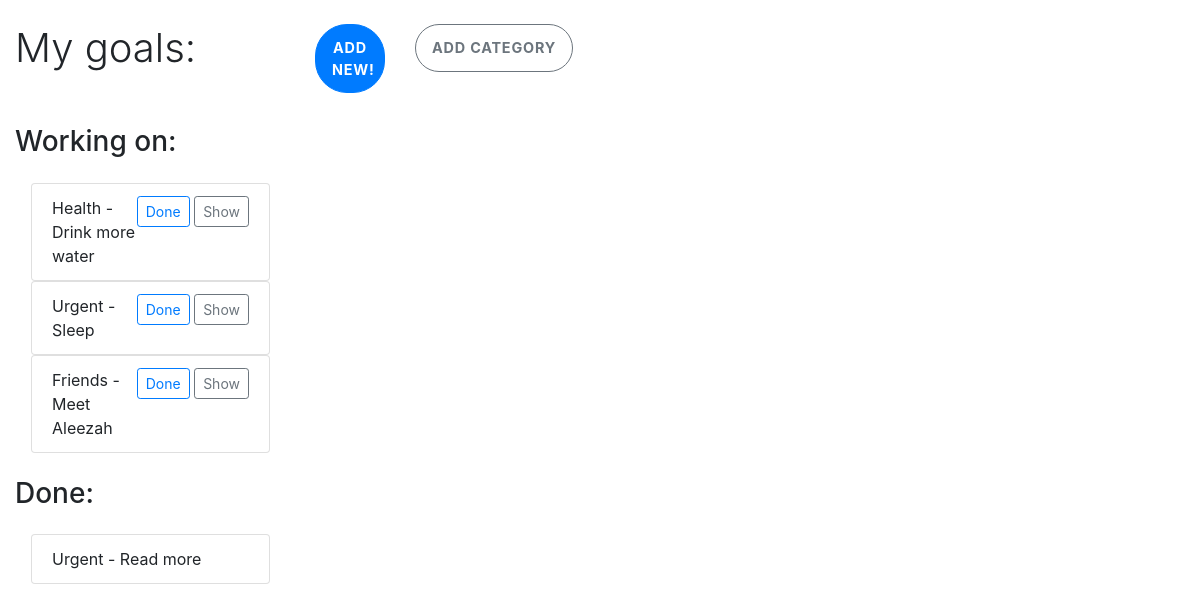
The page /goals (signed in) on the database as committed earlier.
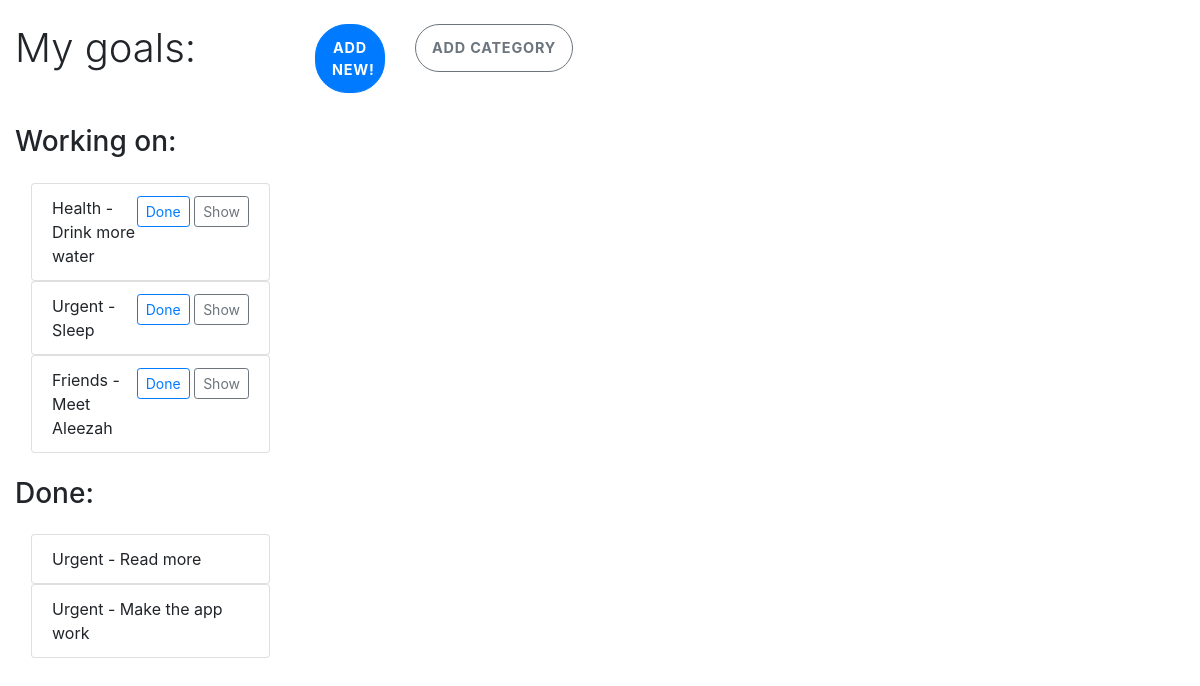
The same page on the database as committed later.
### account/models.py (models this page shows, shortened)
class Goal(models.Model):
    goal_id = models.AutoField(primary_key=True)
    owner = models.ForeignKey(MyUser, on_delete=models.CASCADE)
    title = models.CharField(max_length=100)
    description = models.TextField()
    done = models.BooleanField(default=False)
    category = models.ForeignKey(Category, on_delete=models.SET_NULL, null=True)

class Category(models.Model):
    name = models.CharField(max_length=100)
    urgency_level = models.IntegerField(default=1)
    def __str__(self):
        return self.name

### account/views.py (the view)
# urls.py: path('goals', views.goalsView, name='goals'),
@login_required
def goalsView(request):
    context = {'goals': Goal.objects.filter(owner=request.user)}
    return render(request, 'account/goals.html', context)

### templates/account/goals.html (shortened to what this page needs)
{% extends 'base.html' %} {% load widget_tweaks %} {% block content %}
<br/>
<div class="container-fluid">
    <div class="row">
        <div class="col-md-3">
           <h1 class="login-heading mb-4 my-auto"> My goals: </h1>
        </div>
        <div class="col-md-1">
            <a href="{% url 'goal_form' %}">
                <button class="btn btn-lg btn-primary btn-block btn-login text-uppercase font-weight-bold mb-2">Add New!</button>
            </a>
        </div>
        <div class="col-md-3">
            <a href="{% url 'category' %}">
                <button class="btn btn-outline-secondary btn-login text-uppercase font-weight-bold mb-2">Add category</button>
            </a>
        </div>
    </div>
    <div class="row">
        <div class="col-md-3">
        <h2 class="h3 my-auto"> Working on: </h2>
            <div>
                    {% for goal in goals %}
                    {% if goal.done == False %}
                    <ul class="list-group col-md-12">
                        <li class="list-group-item ml-3">
                            <div class="float-right">
                                <a type="button" class="btn btn-sm btn-outline-primary" href="{% url 'check_goal' goal.goal_id %}">Done</a>
                                <a type="button" class="btn btn-sm btn-outline-secondary" href="{% url 'goal_form' %}?goal={{goal.goal_id}}">Show</a>
                            </div>
                            {{goal.category }} - {{goal.title}}
                        </li>
                    </ul>
                {% endif %}
            {% endfor %}
            </div>
        </div>
    </div>
    <div class="row">
        <div class="col-md-3">
        <h2 class="h3 my-auto"> Done: </h2>
            <div>
                    {% for goal in goals %}
                    {% if goal.done == True %}
                    <ul class="list-group col-md-12">
                        <li class="list-group-item ml-3">
                            {{goal.category }} - {{goal.title}}
                        </li>
                    </ul>
                {% endif %}
            {% endfor %}
            </div>
        </div>
    </div>
</div>
{% endblock content %}

Rows that differ between the two databases and show on the page:
added Goal: category "Urgent", title "Make the app work", shown under "Done:"
